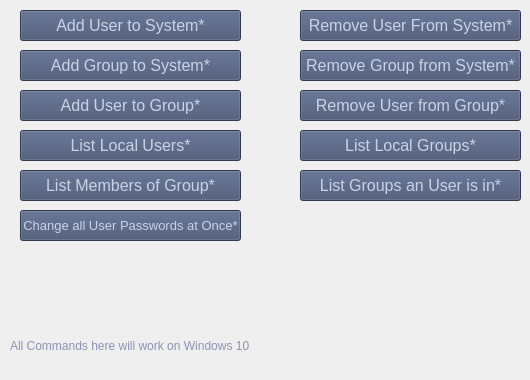
      <widget class="QWidget" name="windows_usrgruCOM">
       <attribute name="title">
        <string>User / Group Settings</string>
       </attribute>
       <widget class="QPushButton" name="lsmemgru_3">
        <property name="geometry">
         <rect>
          <x>20</x>
          <y>170</y>
          <width>221</width>
          <height>31</height>
         </rect>
        </property>
        <property name="font">
         <font>
          <pointsize>12</pointsize>
         </font>
        </property>
        <property name="styleSheet">
         <string notr="true">background-color: #414E6E;color: #CCD2E6;</string>
        </property>
        <property name="text">
         <string>List Members of Group*</string>
        </property>
       </widget>
       <widget class="QPushButton" name="chngusrpas_3">
        <property name="geometry">
         <rect>
          <x>20</x>
          <y>210</y>
          <width>221</width>
          <height>31</height>
         </rect>
        </property>
        <property name="font">
         <font>
          <pointsize>10</pointsize>
         </font>
        </property>
        <property name="styleSheet">
         <string notr="true">background-color: #414E6E;color: #CCD2E6;</string>
        </property>
        <property name="text">
         <string>Change all User Passwords at Once*</string>
        </property>
       </widget>
       <widget class="QPushButton" name="rmvusrfrosys_3">
        <property name="geometry">
         <rect>
          <x>300</x>
          <y>10</y>
          <width>221</width>
          <height>31</height>
         </rect>
        </property>
        <property name="font">
         <font>
          <pointsize>12</pointsize>
         </font>
        </property>
        <property name="styleSheet">
         <string notr="true">background-color: #414E6E;color: #CCD2E6;</string>
        </property>
        <property name="text">
         <string>Remove User From System*</string>
        </property>
       </widget>
       <widget class="QPushButton" name="adusrtosys_3">
        <property name="geometry">
         <rect>
          <x>20</x>
          <y>10</y>
          <width>221</width>
          <height>31</height>
         </rect>
        </property>
        <property name="font">
         <font>
          <pointsize>12</pointsize>
         </font>
        </property>
        <property name="acceptDrops">
         <bool>false</bool>
        </property>
        <property name="styleSheet">
         <string notr="true">background-color: #414E6E;color: #CCD2E6;</string>
        </property>
        <property name="text">
         <string>Add User to System*</string>
        </property>
       </widget>
       <widget class="QPushButton" name="rmvusrfrogru_3">
        <property name="geometry">
         <rect>
          <x>300</x>
          <y>90</y>
          <width>221</width>
          <height>31</height>
         </rect>
        </property>
        <property name="font">
         <font>
          <pointsize>12</pointsize>
         </font>
        </property>
        <property name="styleSheet">
         <string notr="true">background-color: #414E6E;color: #CCD2E6;</string>
        </property>
        <property name="text">
         <string>Remove User from Group*</string>
        </property>
       </widget>
       <widget class="QPushButton" name="adgrutosys_3">
        <property name="geometry">
         <rect>
          <x>20</x>
          <y>50</y>
          <width>221</width>
          <height>31</height>
         </rect>
        </property>
        <property name="font">
         <font>
          <pointsize>12</pointsize>
         </font>
        </property>
        <property name="styleSheet">
         <string notr="true">background-color: #414E6E;color: #CCD2E6;</string>
        </property>
        <property name="text">
         <string>Add Group to System*</string>
        </property>
       </widget>
       <widget class="QPushButton" name="lslocausr_3">
        <property name="geometry">
         <rect>
          <x>20</x>
          <y>130</y>
          <width>221</width>
          <height>31</height>
         </rect>
        </property>
        <property name="font">
         <font>
          <pointsize>12</pointsize>
         </font>
        </property>
        <property name="styleSheet">
         <string notr="true">background-color: #414E6E;color: #CCD2E6;</string>
        </property>
        <property name="text">
         <string>List Local Users*</string>
        </property>
       </widget>
       <widget class="QPushButton" name="rmvgrufrosys_3">
        <property name="geometry">
         <rect>
          <x>300</x>
          <y>50</y>
          <width>221</width>
          <height>31</height>
         </rect>
        </property>
        <property name="font">
         <font>
          <pointsize>12</pointsize>
         </font>
        </property>
        <property name="styleSheet">
         <string notr="true">background-color: #414E6E;color: #CCD2E6;</string>
        </property>
        <property name="text">
         <string>Remove Group from System*</string>
        </property>
       </widget>
       <widget class="QPushButton" name="lslocagru_3">
        <property name="geometry">
         <rect>
          <x>300</x>
          <y>130</y>
          <width>221</width>
          <height>31</height>
         </rect>
        </property>
        <property name="font">
         <font>
          <pointsize>12</pointsize>
         </font>
        </property>
        <property name="styleSheet">
         <string notr="true">background-color: #414E6E;color: #CCD2E6;</string>
        </property>
        <property name="text">
         <string>List Local Groups*</string>
        </property>
       </widget>
       <widget class="QPushButton" name="lsgruusrin_3">
        <property name="geometry">
         <rect>
          <x>300</x>
          <y>170</y>
          <width>221</width>
          <height>31</height>
         </rect>
        </property>
        <property name="font">
         <font>
          <pointsize>12</pointsize>
         </font>
        </property>
        <property name="styleSheet">
         <string notr="true">background-color: #414E6E;color: #CCD2E6;</string>
        </property>
        <property name="text">
         <string>List Groups an User is in*</string>
        </property>
       </widget>
       <widget class="QPushButton" name="adusrtogru_3">
        <property name="geometry">
         <rect>
          <x>20</x>
          <y>90</y>
          <width>221</width>
          <height>31</height>
         </rect>
        </property>
        <property name="font">
         <font>
          <pointsize>12</pointsize>
         </font>
        </property>
        <property name="styleSheet">
         <string notr="true">background-color: #414E6E;color: #CCD2E6;</string>
        </property>
        <property name="text">
         <string>Add User to Group*</string>
        </property>
       </widget>
       <widget class="QLabel" name="label_14">
        <property name="geometry">
         <rect>
          <x>10</x>
          <y>320</y>
          <width>471</width>
          <height>51</height>
         </rect>
        </property>
        <property name="styleSheet">
         <string notr="true">color: #8B93B2;</string>
        </property>
        <property name="text">
         <string>All Commands here will work on Windows 10</string>
        </property>
        <property name="wordWrap">
         <bool>true</bool>
        </property>
       </widget>
      </widget>
